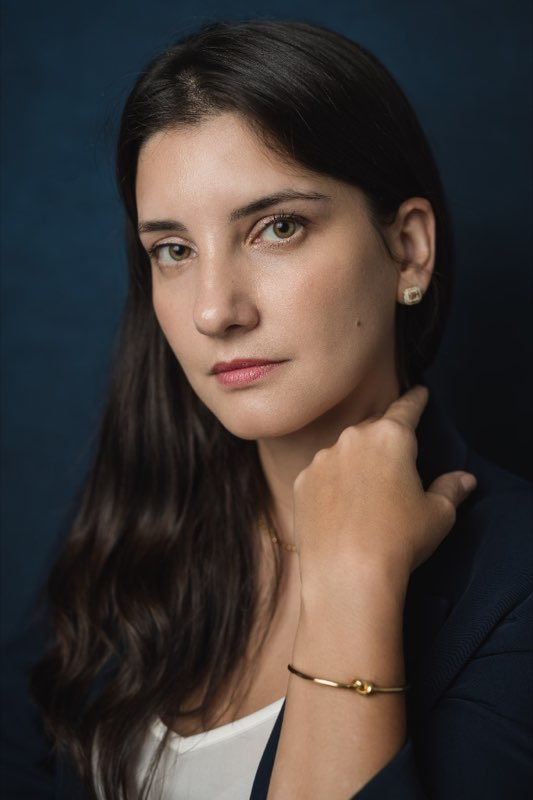
#> input picture _template/equipe_luciana.jpg, 533 x 800 px
$ python process_image.py
#> lines starting #> are read from the running program, lines starting #| are printed output that depends on the picture
import cv2
import os
from PIL import Image

def process():
    old_path = "equipe_luciana.jpg"
    new_path = "equipe_luciana_nova.jpg"
    out_path = "equipe_luciana_nova_cropped.jpg"

    with Image.open(old_path) as old_im:
#> old_im is the input picture: PIL image 533x800 RGB; mean R, G, B 66.6, 58.5, 55.3
        print("Old image size:", old_im.size)
#| Old image size: (533, 800)
        aspect_ratio = old_im.size[0] / old_im.size[1]
#> aspect_ratio = 0.666

    img = cv2.imread(new_path)
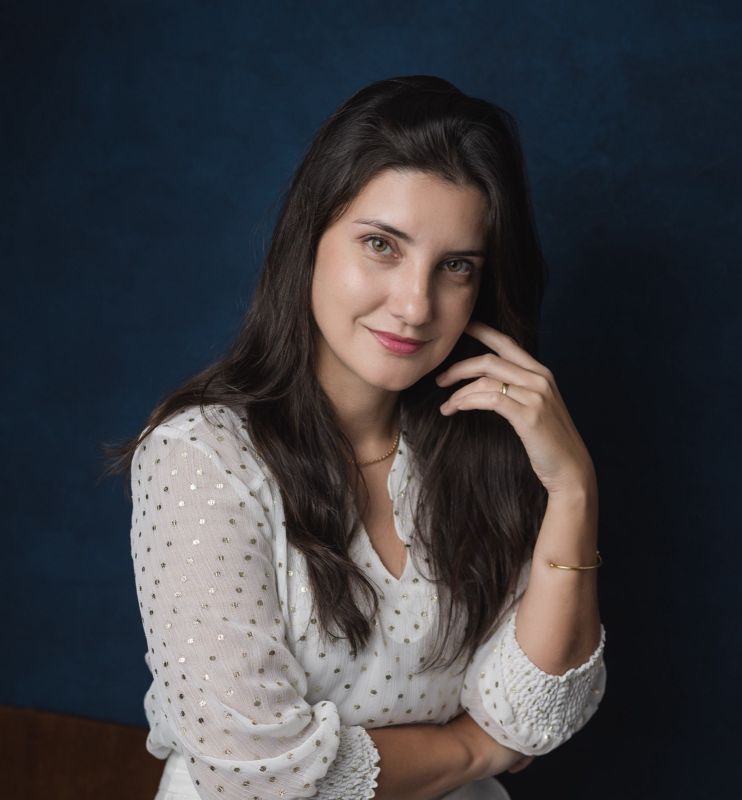
#> input picture _template/equipe_luciana_nova.jpg, 1484 x 1600 px (shown at 1/2 size)
#> img is the input picture: shape (1600, 1484, 3); mean B, G, R 65.7, 61.7, 62.1
    if img is None:
        print(f"Error reading {new_path}")
        return

    gray = cv2.cvtColor(img, cv2.COLOR_BGR2GRAY)
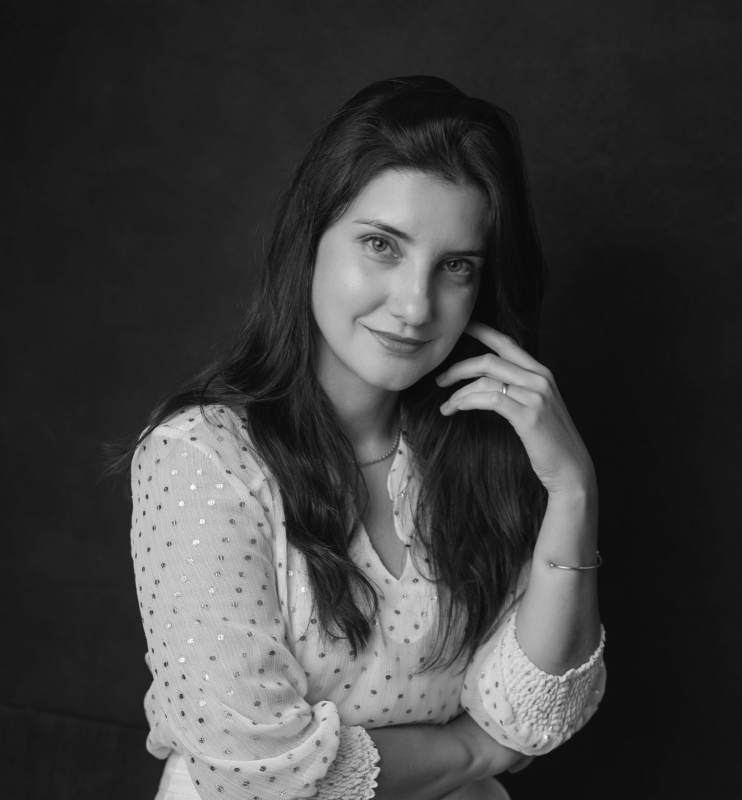
#> gray: shape (1600, 1484) (shown at 1/2 size); min 6, max 254, mean 62.2

    face_cascade = cv2.CascadeClassifier(cv2.data.haarcascades + 'haarcascade_frontalface_default.xml')
    faces = face_cascade.detectMultiScale(gray, 1.3, 5)
#> faces = [[601, 338, 444, 444]]

    H, W = img.shape[:2]
#> H = 1600; W = 1484

    if len(faces) > 0:
        faces = sorted(faces, key=lambda f: f[2]*f[3], reverse=True)
        x, y, w, h = faces[0]
#> x = 601; y = 338; w = 444; h = 444
        cx = x + w//2
#> cx = 823
        cy = y + h//2
#> cy = 560

        crop_h = int(h * 3.5)
#> crop_h = 1554
        crop_w = int(crop_h * aspect_ratio)
#> crop_w = 1035

        if crop_h > H: crop_h = H; crop_w = int(crop_h * aspect_ratio)
        if crop_w > W: crop_w = W; crop_h = int(crop_w / aspect_ratio)

        y1 = max(0, cy - int(crop_h * 0.35))
#> y1 = 17
        y2 = y1 + crop_h
#> y2 = 1571
        if y2 > H:
            y2 = H
            y1 = H - crop_h

        x1 = max(0, cx - crop_w // 2)
#> x1 = 306
        x2 = x1 + crop_w
#> x2 = 1341
        if x2 > W:
            x2 = W
            x1 = W - crop_w

    else:
        print("No face detected, using manual crop")
        crop_w = W
        crop_h = int(crop_w / aspect_ratio)
        if crop_h > H:
            crop_h = H
            crop_w = int(crop_h * aspect_ratio)
        x1 = (W - crop_w)//2
        val = int(H * 0.1)
        y1 = val if (val + crop_h <= H) else 0
        x2 = x1 + crop_w
        y2 = y1 + crop_h

    with Image.open(new_path) as im:
        cropped = im.crop((x1, y1, x2, y2))
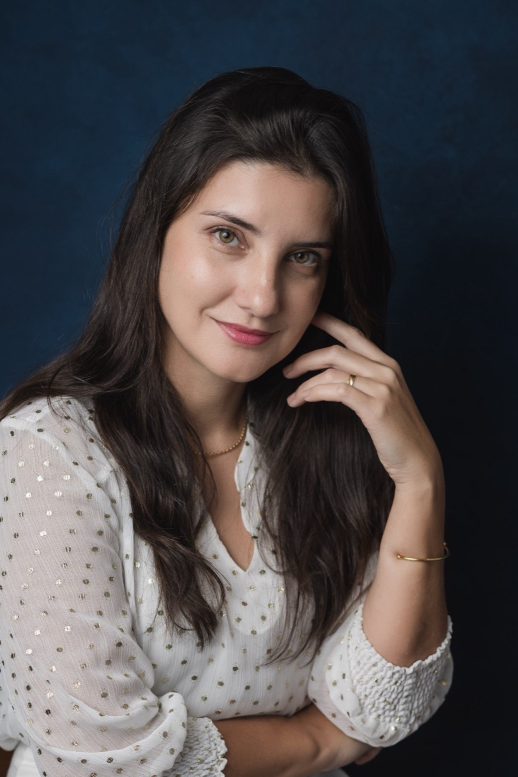
#> cropped: PIL image 1035x1554 RGB (shown at 1/2 size); mean R, G, B 79.1, 74.9, 76.2

        if cropped.width > 600:
            new_h = int(600 / aspect_ratio)
#> new_h = 900
            cropped = cropped.resize((600, new_h), Image.Resampling.LANCZOS)
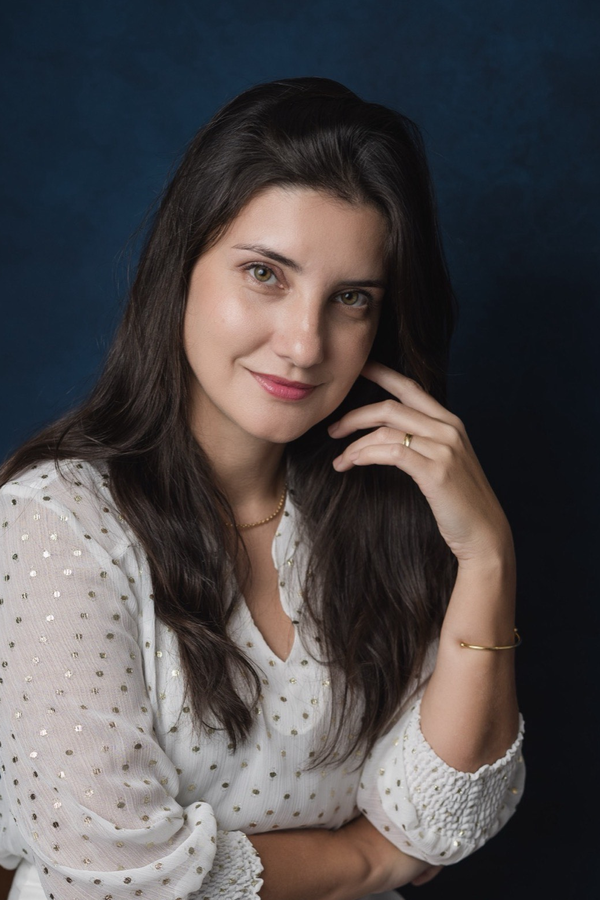
#> cropped: PIL image 600x900 RGB; mean R, G, B 79.1, 74.9, 76.2

        cropped.save(out_path, "JPEG", quality=82)
        print("Saved to", out_path, "Size:", cropped.size)
#| Saved to equipe_luciana_nova_cropped.jpg Size: (600, 900)

if __name__ == "__main__":
    process()
